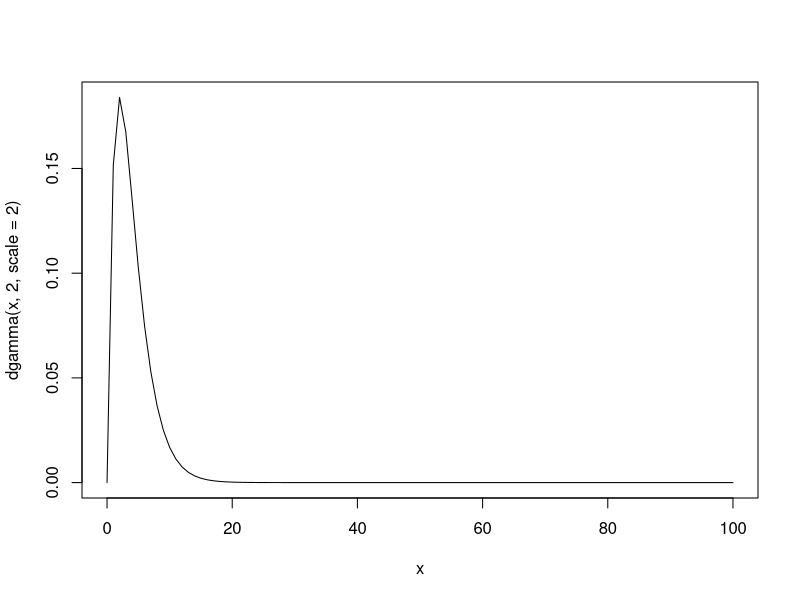
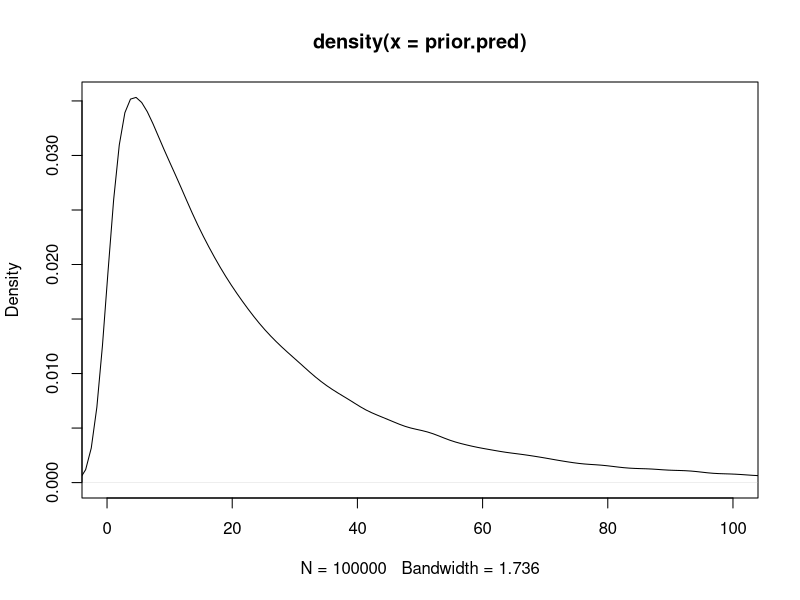

Generate these figures, in order, with R: (Note: this script raises an error after producing the figures.)
#Analysis

#choose a prior
curve(dgamma(x,2,scale=2), xlim=c(0, 100))

prior.pred<-rgamma(100000, rgamma(100000,2.5, scale=2), scale=rgamma(100000,2.5,scale=2))
plot(density(prior.pred), xlim=c(0, 100))

#My prior on shape and scale parameters will be Gamma(2.5, scale=2)     
loglike<- function(data, alpha, beta){
  left<-data[data$Awake==FALSE,]
  right<-data[data$Awake==T,]
  sum(log(pgamma(left$Delay, alpha, scale=beta)))+sum(log(pgamma(right$Delay, alpha, scale=beta, lower.tail = F)))
}

prior.alpha<-function(x)dgamma(x,2.5, scale=2)
prior.beta<-function(x)dgamma(x,2.5, scale=2)

posterior<-function(data,alpha, beta){
  likelihood(data, alpha, beta)*prior.alpha(alpha)*prior.beta(beta)
}

log.post<-function(data, alpha, beta){
  loglike(data, alpha, beta) + log(prior.alpha(alpha))+log(prior.beta(beta))
}


nIter <- 50000
acc <- 0
csig <-1.4


alpha <- rep(0,nIter)
beta <- rep(0,nIter)
alpha[1] <- 5
beta[1] <- 5


for(i in 2:nIter){
  cand.a <- rnorm(1,alpha[i-1],csig)
  cand.b<-rnorm(1, beta[i-1], csig)
  alpha[i]<-alpha[i-1]
  beta[i] <- beta[i-1]
  if(cand.a >0 & cand.b>0){
    laccept <- log.post(data, cand.a, cand.b) - log.post(data, alpha[i], beta[i])
    if(laccept > log(runif(1,0,1))){
      alpha[i]<-cand.a
      beta[i] <- cand.b
      acc <- acc + 1
    }
  }
}
accept <- acc/nIter

plot(alpha)
plot(beta[6000:7000])

plot(alpha~beta)
alpha<-alpha[-(1:1000)]
beta<-beta[-(1:1000)]

##Posterior predictive
#My sleep distribution
sleepTime<-rgamma(49000*10, alpha, scale=beta)
plot(density(sleepTime), xlim=c(0,100), main="Posterior Predictive", xlab="Minutes to Fall Asleep", ylim=c(0, .04))
lines(density(prior.pred), col="red", lty=2)

mean(prior.pred>100)
mean(sleepTime>100)
mean(prior.pred)
mean(sleepTime)

var(sleepTime) #Variance of our predicted next draw
mean(alpha*beta^2) #Variance of possible draws

